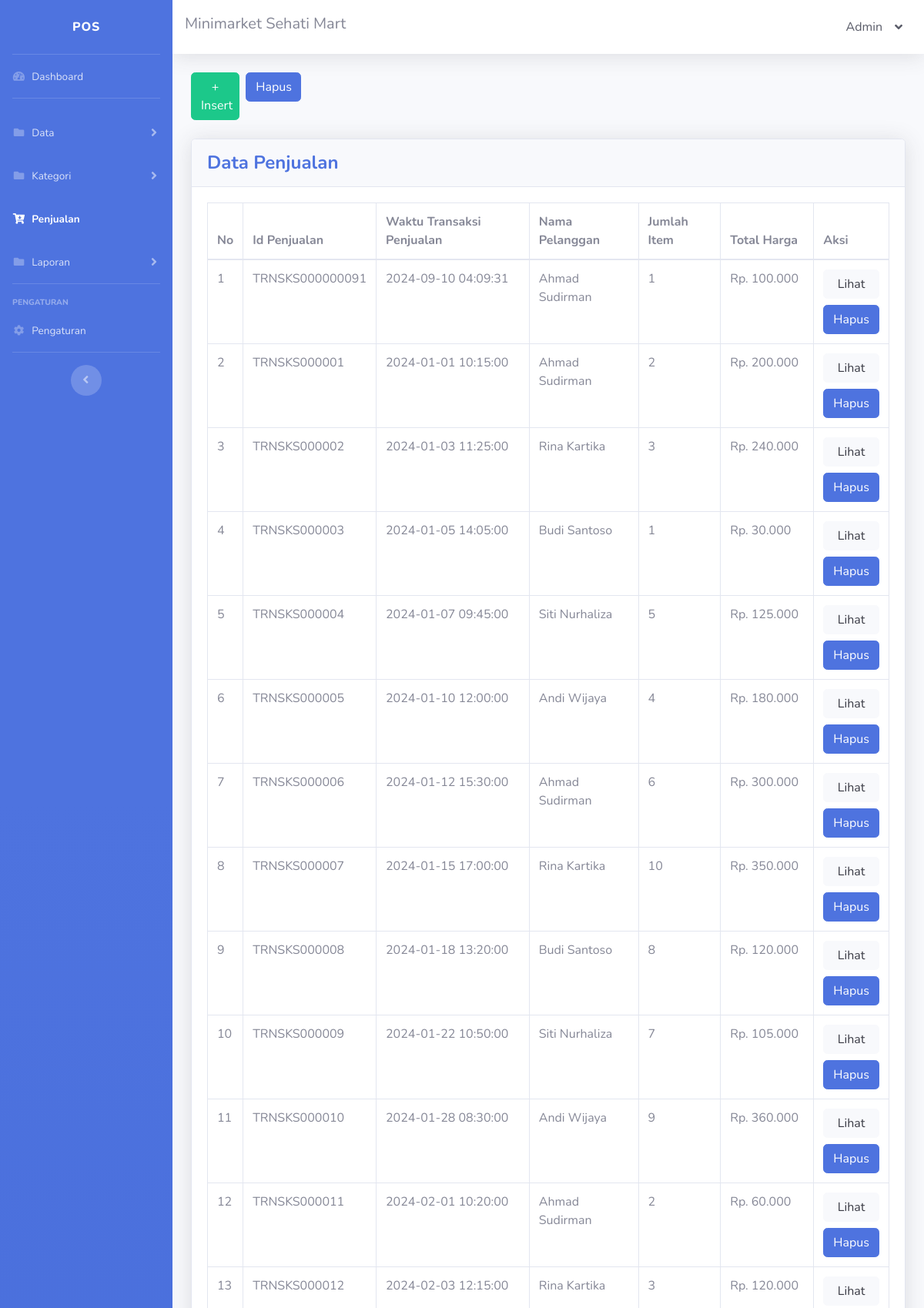
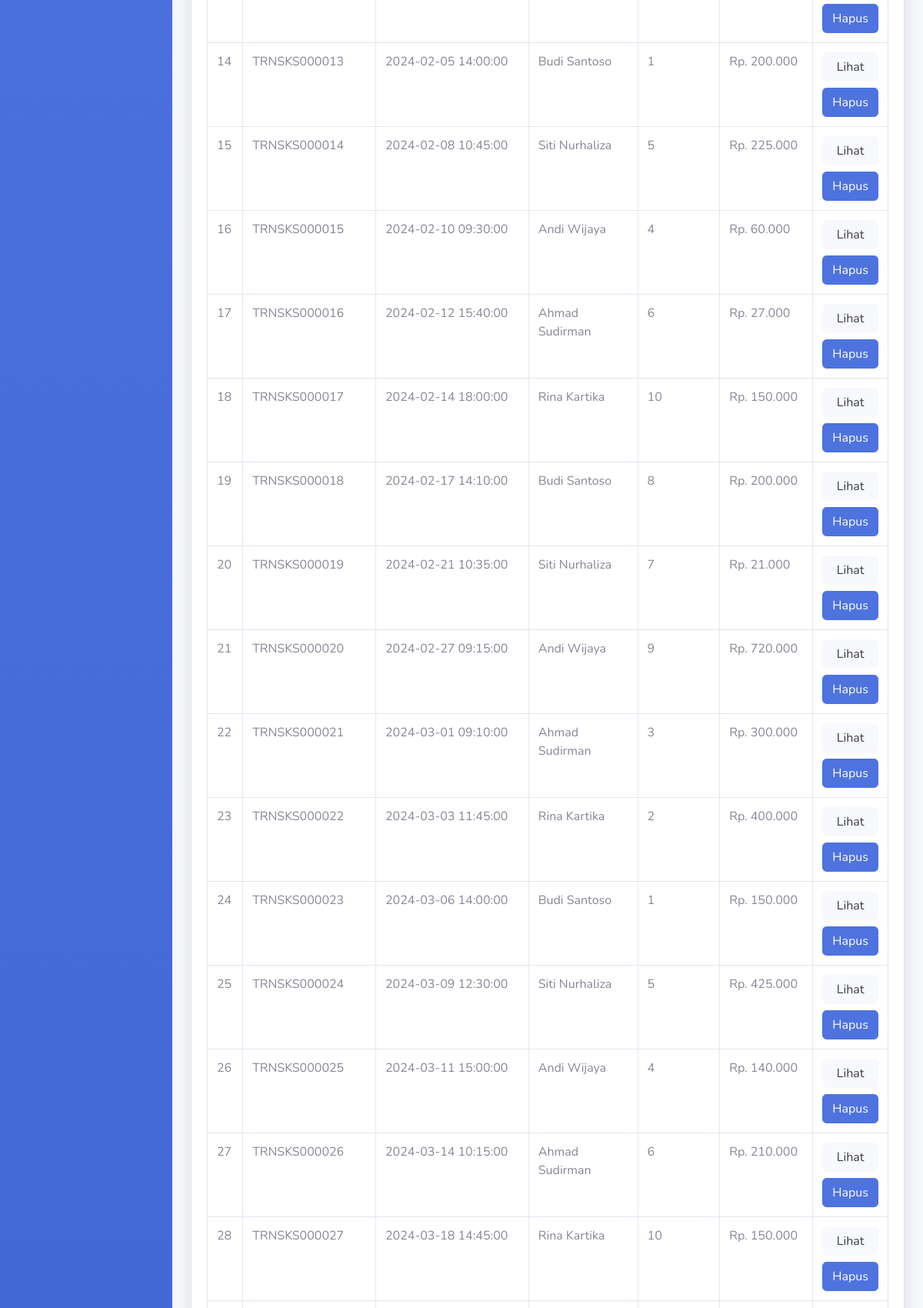
The page /penjualan.php (signed in, upper part) on the database its author committed (2 pictures, top to bottom).
### tables this page shows
CREATE TABLE `tbl_pengaturan` (
  `pengaturan_id` int NOT NULL,
  `pengaturan_nama_sidebar` text NOT NULL,
  `pengaturan_nama_navbar` text NOT NULL,
  `pengaturan_alamat` text NOT NULL,
  `pengaturan_no_hp` varchar(15) NOT NULL
);

CREATE TABLE `tbl_pengguna` (
  `pengguna_id` int NOT NULL,
  `pengguna_nama` text NOT NULL,
  `username` varchar(30) NOT NULL,
  `password` varchar(30) NOT NULL,
  `pengguna_pilihan` varchar(30) NOT NULL
);

CREATE TABLE `tbl_pelanggan` (
  `pelanggan_id` varchar(10) NOT NULL,
  `pelanggan_nama` text NOT NULL,
  `pelanggan_no_hp` varchar(15) NOT NULL
);

### penjualan.php (the view, shortened to what this page needs)
<!DOCTYPE html>
<html lang="en">
<?php
include 'config.php';
$pengaturan_query = mysqli_query($config, "SELECT * FROM tbl_pengaturan");
$pengaturan = mysqli_fetch_assoc($pengaturan_query);
$pengguna_query = mysqli_query($config, "SELECT * FROM tbl_pengguna WHERE pengguna_id='" . mysqli_real_escape_string($config, $_SESSION['pengguna_id']) . "'");
$pengguna = mysqli_fetch_assoc($pengguna_query);
?>
<head>
    <link href="vendor/fontawesome-free/css/all.min.css" rel="stylesheet" type="text/css">
    <link href="css/sb-admin-2.min.css" rel="stylesheet">
</head>
<body id="page-top">
    <div id="wrapper">
        <ul class="navbar-nav bg-gradient-primary sidebar sidebar-dark accordion" id="accordionSidebar">
            <a class="sidebar-brand d-flex align-items-center justify-content-center" href="index.html">
                <div class="sidebar-brand-text mx-3"><?= htmlspecialchars($pengaturan['pengaturan_nama_sidebar']) ?></div>
            </a>
            <hr class="sidebar-divider my-0">
            <li class="nav-item">
                <a class="nav-link" href="index.php">
                    <i class="fas fa-fw fa-tachometer-alt"></i>
                    <span>Dashboard</span></a>
            </li>
            <hr class="sidebar-divider">
            <li class="nav-item">
                <a class="nav-link collapsed" href="#" data-toggle="collapse" data-target="#collapseTwo" aria-expanded="true" aria-controls="collapseTwo">
                    <i class="fas fa-fw fa-folder"></i>
                    <span>Data</span>
                </a>
            </li>
            <li class="nav-item">
                <a class="nav-link collapsed" href="#" data-toggle="collapse" data-target="#collapseThree" aria-expanded="true" aria-controls="collapseThree">
                    <i class="fas fa-fw fa-folder"></i>
                    <span>Kategori</span>
                </a>
            </li>
            <li class="nav-item active">
                <a class="nav-link" href="penjualan.php">
                    <i class="fas fa-fw fa-cart-arrow-down"></i>
                    <span>Penjualan</span></a>
            </li>
            <li class="nav-item">
                <a class="nav-link collapsed" href="#" data-toggle="collapse" data-target="#collapseFour" aria-expanded="true" aria-controls="collapseFour">
                    <i class="fas fa-fw fa-folder"></i>
                    <span>Laporan</span>
                </a>
            </li>
            <hr class="sidebar-divider">
            <div class="sidebar-heading">Pengaturan</div>
            <li class="nav-item">
                <a class="nav-link" href="pengaturan.php">
                    <i class="fas fa-fw fa-cog"></i>
                    <span>Pengaturan</span></a>
            </li>
            <hr class="sidebar-divider d-none d-md-block">
            <div class="text-center d-none d-md-inline">
                <button class="rounded-circle border-0" id="sidebarToggle"></button>
            </div>
        </ul>
        <div id="content-wrapper" class="d-flex flex-column">
            <div id="content">
                <nav class="navbar navbar-expand navbar-light bg-white topbar mb-4 static-top shadow">
                    <h5><?= htmlspecialchars($pengaturan['pengaturan_nama_navbar']) ?></h5>
                    <ul class="navbar-nav ml-auto">
                        <li class="nav-item dropdown no-arrow">
                            <a class="nav-link dropdown-toggle text-dark" href="#" id="userDropdown" role="button" data-toggle="dropdown" aria-haspopup="true" aria-expanded="false">
                                <?= htmlspecialchars($pengguna['pengguna_nama']) ?>
                                <i class="ml-3 fas fa-angle-down"></i>
                            </a>
                        </li>
                    </ul>
                </nav>
                <div class="container-fluid">
                    <div class="row my-4">
                        <div class="col-lg-1 pr-1">
                            <a href="penjualan_insert.php" class="btn btn-success btn-block">+ Insert</a>
                        </div>
                        <div class="col-lg-1 px-1">
                            <a href="penjualan_hapus.php" class="btn btn-primary btn-user btn-block">Hapus</a>
                        </div>
                    </div>
                    <div class="card shadow mb-4">
                        <div class="card-header py-3">
                            <h4 class="m-0 font-weight-bold text-primary">Data Penjualan</h4>
                        </div>
                        <div class="card-body">
                            <div class="table-responsive">
                                <table class="table table-bordered" width="100%" cellspacing="0">
                                    <thead>
                                        <tr>
                                            <th>No</th>
                                            <th>Id Penjualan</th>
                                            <th>Waktu Transaksi Penjualan</th>
                                            <th>Nama Pelanggan</th>
                                            <th>Jumlah Item</th>
                                            <th>Total Harga</th>
                                            <th>Aksi</th>
                                        </tr>
                                    </thead>
                                    <tbody>
                                        <?php
                                       $no = 1;
                                       $transaksi_query = mysqli_query($config, "SELECT transaksi_id, tgl_wktu_transaksi, pelanggan_id, SUM(jumlah_item) AS jumlah_item, SUM(total_harga) AS total_harga FROM tbl_transaksi GROUP BY transaksi_id, tgl_wktu_transaksi, pelanggan_id");
                                       if ($transaksi_query) {
                                           while ($transaksi = mysqli_fetch_assoc($transaksi_query)) {
                                               $pelanggan_query = mysqli_query($config, "SELECT pelanggan_nama FROM tbl_pelanggan WHERE pelanggan_id='" . mysqli_real_escape_string($config, $transaksi['pelanggan_id']) . "'");
                                               if ($pelanggan_query) {
                                                   $pelanggan = mysqli_fetch_assoc($pelanggan_query);
                                                   echo "<tr>
                                                       <td>{$no}</td>
                                                       <td>" . htmlspecialchars($transaksi['transaksi_id']) . "</td>
                                                       <td>" . htmlspecialchars($transaksi['tgl_wktu_transaksi']) . "</td>
                                                       <td>" . htmlspecialchars($pelanggan['pelanggan_nama']) . "</td>
                                                       <td>" . htmlspecialchars($transaksi['jumlah_item']) . "</td>
                                                       <td>Rp. " . number_format($transaksi['total_harga'], 0, ',', '.') . "</td>
                                                       <td>
                                                           <a href='penjualan_view.php?transaksi_id=" . urlencode($transaksi['transaksi_id']) . "' class='btn btn-light btn-user btn-block'>Lihat</a>
                                                           <a href='penjualan_hapus_satuan.php?transaksi_id=" . urlencode($transaksi['transaksi_id']) . "' class='btn btn-primary btn-user btn-block'>Hapus</a>
                                                       </td>
                                                   </tr>";
                                                   $no++;
                                               } else {
                                                   echo "<tr><td colspan='7' align='center'>Error: " . mysqli_error($config) . "</td></tr>";
                                               }
                                           }
                                       } else {
                                           echo "<tr><td colspan='7' align='center'>Error: " . mysqli_error($config) . "</td></tr>";
                                       }
                                        ?>
                                    </tbody>
                                </table>
                            </div>
                        </div>
                    </div>
                </div>
            </div>
        </div>
    </div>
</body>
</html>

### rows shown on the page
tbl_pengaturan: pengaturan_nama_sidebar "POS", pengaturan_nama_navbar "Minimarket Sehati Mart"
tbl_pengguna: pengguna_nama "Admin"
tbl_pelanggan: pelanggan_nama "Ahmad Sudirman"
tbl_pelanggan: pelanggan_nama "Rina Kartika"
tbl_pelanggan: pelanggan_nama "Budi Santoso"
tbl_pelanggan: pelanggan_nama "Siti Nurhaliza"
tbl_pelanggan: pelanggan_nama "Andi Wijaya"

### other values the page prints
$transaksi['transaksi_id'] "TRNSKS000000091"
$transaksi['tgl_wktu_transaksi'] "2024-09-10 04:09:31"
$transaksi['jumlah_item'] "1"
$transaksi['total_harga'] "100.000"
$transaksi['transaksi_id'] "TRNSKS000001"
$transaksi['tgl_wktu_transaksi'] "2024-01-01 10:15:00"
$transaksi['jumlah_item'] "2"
$transaksi['total_harga'] "200.000"
$transaksi['transaksi_id'] "TRNSKS000002"
$transaksi['tgl_wktu_transaksi'] "2024-01-03 11:25:00"
$transaksi['jumlah_item'] "3"
$transaksi['total_harga'] "240.000"
$transaksi['transaksi_id'] "TRNSKS000003"
$transaksi['tgl_wktu_transaksi'] "2024-01-05 14:05:00"
$transaksi['total_harga'] "30.000"
